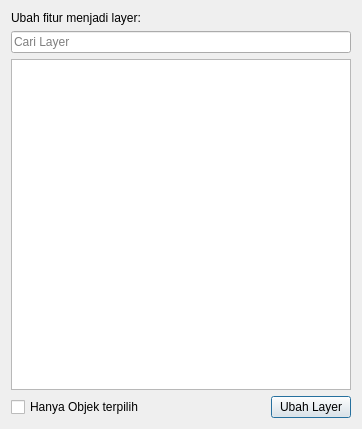
<?xml version="1.0" encoding="UTF-8"?>
<ui version="4.0">
 <class>ConvertLayer</class>
 <widget class="QDialog" name="ConvertLayer">
  <property name="geometry">
   <rect>
    <x>0</x>
    <y>0</y>
    <width>362</width>
    <height>429</height>
   </rect>
  </property>
  <property name="windowTitle">
   <string>Pindah Layer</string>
  </property>
  <layout class="QGridLayout" name="gridLayout">
   <item row="0" column="0">
    <layout class="QVBoxLayout" name="verticalLayout_2">
     <item>
      <layout class="QVBoxLayout" name="verticalLayout">
       <item>
        <widget class="QLabel" name="label">
         <property name="text">
          <string>Ubah fitur menjadi layer:</string>
         </property>
         <property name="textFormat">
          <enum>Qt::AutoText</enum>
         </property>
        </widget>
       </item>
       <item>
        <widget class="QgsFilterLineEdit" name="cariDaftarLayer">
         <property name="frame">
          <bool>true</bool>
         </property>
         <property name="placeholderText">
          <string>Cari Layer</string>
         </property>
         <property name="clearButtonEnabled">
          <bool>false</bool>
         </property>
         <property name="showClearButton">
          <bool>true</bool>
         </property>
         <property name="showSearchIcon">
          <bool>true</bool>
         </property>
         <property name="showSpinner">
          <bool>false</bool>
         </property>
         <property name="qgisRelation" stdset="0">
          <string notr="true"/>
         </property>
        </widget>
       </item>
       <item>
        <widget class="QTreeWidget" name="daftarLayer">
         <property name="frameShape">
          <enum>QFrame::StyledPanel</enum>
         </property>
         <property name="frameShadow">
          <enum>QFrame::Sunken</enum>
         </property>
         <property name="lineWidth">
          <number>1</number>
         </property>
         <property name="dragEnabled">
          <bool>false</bool>
         </property>
         <property name="dragDropMode">
          <enum>QAbstractItemView::InternalMove</enum>
         </property>
         <property name="defaultDropAction">
          <enum>Qt::MoveAction</enum>
         </property>
         <property name="selectionMode">
          <enum>QAbstractItemView::SingleSelection</enum>
         </property>
         <property name="selectionBehavior">
          <enum>QAbstractItemView::SelectRows</enum>
         </property>
         <property name="animated">
          <bool>true</bool>
         </property>
         <property name="headerHidden">
          <bool>true</bool>
         </property>
         <property name="columnCount">
          <number>1</number>
         </property>
         <column>
          <property name="text">
           <string notr="true">1</string>
          </property>
         </column>
        </widget>
       </item>
      </layout>
     </item>
     <item>
      <layout class="QHBoxLayout" name="horizontalLayout">
       <item>
        <widget class="QCheckBox" name="chk_selected_only">
         <property name="text">
          <string>Hanya Objek terpilih</string>
         </property>
        </widget>
       </item>
       <item>
        <spacer name="horizontalSpacer">
         <property name="orientation">
          <enum>Qt::Horizontal</enum>
         </property>
         <property name="sizeHint" stdset="0">
          <size>
           <width>40</width>
           <height>20</height>
          </size>
         </property>
        </spacer>
       </item>
       <item>
        <widget class="QPushButton" name="btn_ubah_layer">
         <property name="text">
          <string>Ubah Layer</string>
         </property>
        </widget>
       </item>
      </layout>
     </item>
    </layout>
   </item>
  </layout>
 </widget>
 <customwidgets>
  <customwidget>
   <class>QgsFilterLineEdit</class>
   <extends>QLineEdit</extends>
   <header>qgsfilterlineedit.h</header>
  </customwidget>
 </customwidgets>
 <resources/>
 <connections/>
</ui>
